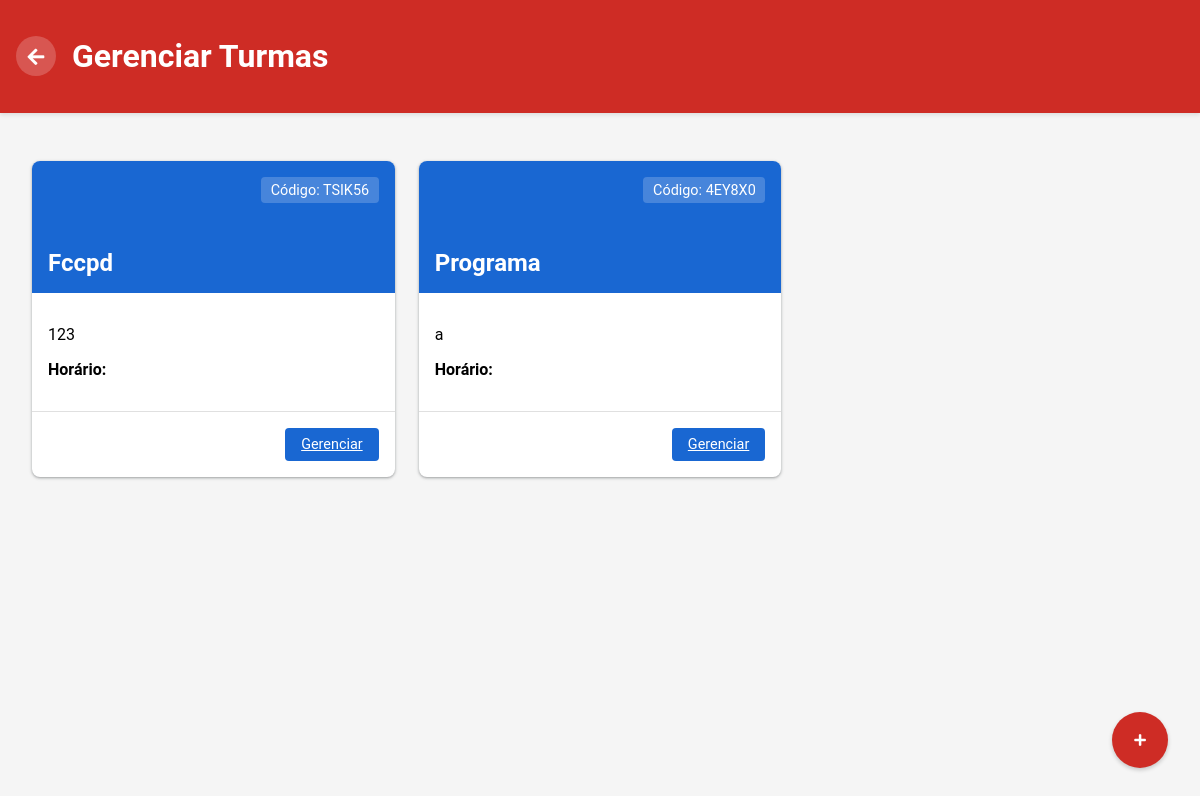
The page /turmas/professor/ (signed in) on the database as committed earlier.
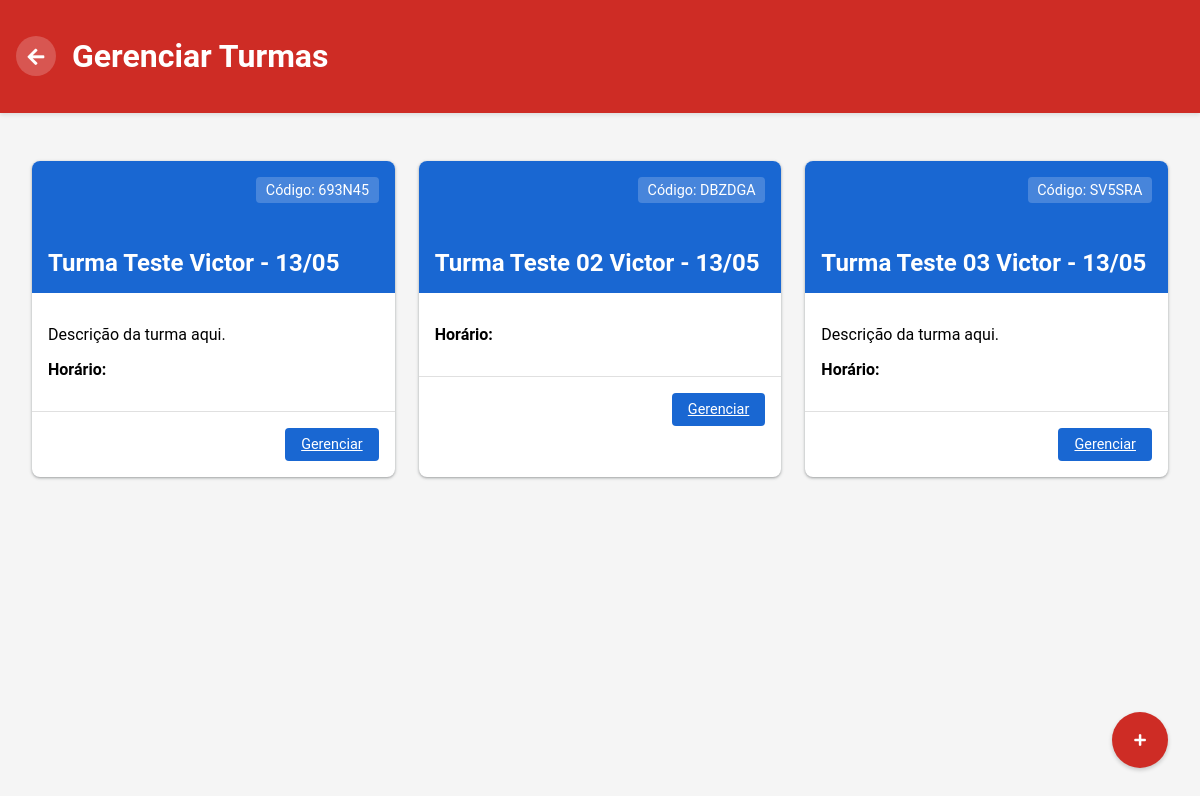
The same page on the database as committed later.
### portal/models.py (models this page shows, shortened)
class Turma(models.Model):
    nome = models.CharField(max_length=100)
    professor = models.ForeignKey('Professor', on_delete=models.SET_NULL, null=True)
    codigo = models.CharField(max_length=20, unique=True, default='DEFAULT001')
    descricao = models.TextField(blank=True)
    data_criacao = models.DateTimeField(default=timezone.now)
    alunos = models.ManyToManyField('Aluno', related_name='turmas', blank=True)

### portal/views.py (the view, shortened to what this page needs)
# urls.py: path('turmas/professor/', views.turmas_professor, name='turmas_professor'),
@login_required
@user_passes_test(is_professor)
def turmas_professor(request):
    professor = get_object_or_404(Professor, user=request.user)
    turmas = Turma.objects.filter(professor=professor)
    return render(request, 'turmas_professor.html', {'turmas': turmas})

### portal/views.py (called while the page is built)
def is_professor(user):
    return Professor.objects.filter(user=user).exists()

### portal/templates/turmas_professor.html (shortened to what this page needs)
<!DOCTYPE html>
<html lang="pt-br">
<head>
    <link rel="stylesheet" href="https://cdnjs.cloudflare.com/ajax/libs/font-awesome/5.15.3/css/all.min.css">
</head>
<body>
    <div class="header">
        <button class="btn-voltar" onclick="window.location.href='/professor/'">
            <i class="fas fa-arrow-left"></i>
        </button>
        <h1>Gerenciar Turmas</h1>
    </div>
    <div class="container">
        <div class="turmas-grid">
            {% for turma in turmas %}
            <div class="turma-card">
                <div class="turma-header">
                    <div class="turma-codigo">Código: {{ turma.codigo }}</div>
                    <h2 class="turma-titulo">{{ turma.nome }}</h2>
                </div>
                <div class="turma-conteudo">
                    <p>{{ turma.descricao }}</p>
                    <p><strong>Horário:</strong> {{ turma.horario }}</p>
                </div>
                <div class="turma-footer">
                    <a href="{% url 'conteudo_turma' turma.id %}" class="btn-gerenciar">Gerenciar</a>
                </div>
            </div>
            {% endfor %}
        </div>
    </div>
    <div class="btn-container">
        <button class="btn-criar" onclick="abrirModal()">
            <i class="fas fa-plus"></i>
        </button>
    </div>
</body>
</html>

Rows that differ between the two databases and show on the page:
removed Turma: codigo "TSIK56", nome "Fccpd", descricao "123"
removed Turma: codigo "4EY8X0", nome "Programa", descricao "a"
added Turma: codigo "693N45", nome "Turma Teste Victor - 13/05", descricao "Descrição da turma aqui."
added Turma: codigo "DBZDGA", nome "Turma Teste 02 Victor - 13/05"
added Turma: codigo "SV5SRA", nome "Turma Teste 03 Victor - 13/05", descricao "Descrição da turma aqui."
